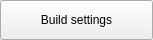
<?xml version="1.0" encoding="UTF-8"?>
<ui version="4.0">
 <class>RgMenuBuildSettingsItem</class>
 <widget class="QWidget" name="rgMenuBuildSettingsItem">
  <property name="geometry">
   <rect>
    <x>0</x>
    <y>0</y>
    <width>153</width>
    <height>40</height>
   </rect>
  </property>
  <property name="minimumSize">
   <size>
    <width>0</width>
    <height>40</height>
   </size>
  </property>
  <property name="maximumSize">
   <size>
    <width>16777215</width>
    <height>40</height>
   </size>
  </property>
  <property name="windowTitle">
   <string>Form</string>
  </property>
  <layout class="QGridLayout" name="gridLayout">
   <property name="leftMargin">
    <number>0</number>
   </property>
   <property name="topMargin">
    <number>0</number>
   </property>
   <property name="rightMargin">
    <number>0</number>
   </property>
   <property name="bottomMargin">
    <number>0</number>
   </property>
   <property name="spacing">
    <number>0</number>
   </property>
   <item row="0" column="0">
    <widget class="QPushButton" name="buildSettingsButton">
     <property name="sizePolicy">
      <sizepolicy hsizetype="Preferred" vsizetype="Preferred">
       <horstretch>0</horstretch>
       <verstretch>0</verstretch>
      </sizepolicy>
     </property>
     <property name="font">
      <font>
       <weight>50</weight>
       <bold>false</bold>
      </font>
     </property>
     <property name="focusPolicy">
      <enum>Qt::NoFocus</enum>
     </property>
     <property name="styleSheet">
      <string notr="true"/>
     </property>
     <property name="text">
      <string>Build settings</string>
     </property>
     <property name="icon">
      <iconset resource="../resources/radeon_gpu_analyzer_gui.qrc">
       <normaloff>:/icons/gear_icon.svg</normaloff>:/icons/gear_icon.svg</iconset>
     </property>
    </widget>
   </item>
  </layout>
 </widget>
 <resources>
  <include location="../resources/radeon_gpu_analyzer_gui.qrc"/>
 </resources>
 <connections/>
</ui>
